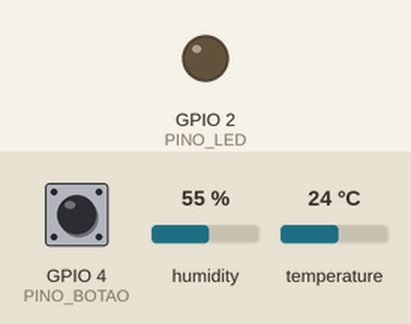
Bench run of a sketch on a simulated ESP32. Shown: output pins drawn as LEDs (lit = HIGH). The test bench sets the inputs (shaded band); at power-on: temperature 24 °C, GPIO 4 (PINO_BOTAO) HIGH, humidity 55 %. WiFi joins after 1.5 s; servers stay silent unless stated; random numbers use the default seed unless the sketch sets one; no MQTT or app messages arrive unless stated; what the sketch prints to the serial monitor is not drawn.

Above: at 3.2 s.
3.3 s: temperature set to 37 °C
10.8 s: temperature set to 38.5 °C
At 12.4 s:
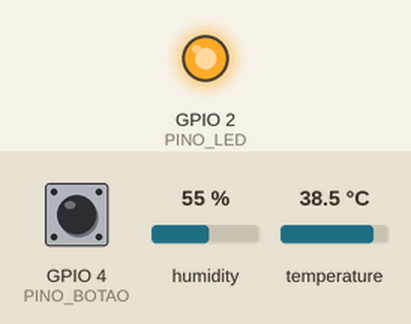
18.3 s: temperature set to 12 °C
At 22.4 s:
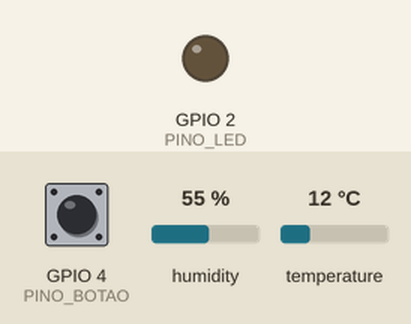
31.3 s: temperature set to 41 °C
At 32.5 s:
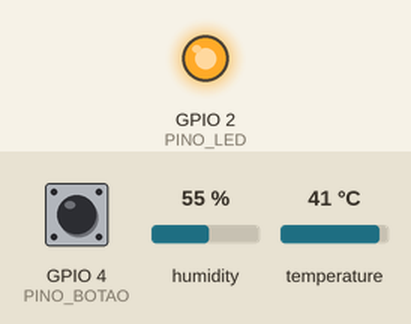
Timing chart, 0 to 34.3 s (numbered marks = the images above; inputs shaded):
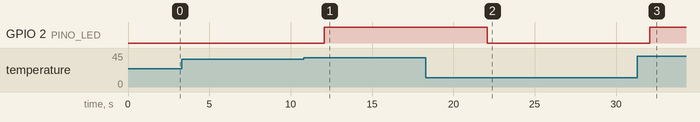

The sketch:

pulso_band.ino
```cpp
// ============================================================================
// Pulso Band - Firmware ESP32 (Fase 3 - CardioIA / Projeto Pulso)
// ============================================================================
//
// Projeto academico - Graduacao Tecnologica em Inteligencia Artificial - FIAP
// Autor: Richard Schmitz | RM 567951 | Turma 2TIAOR-2026
//
// OBJETIVO
//   Simular um dispositivo vestivel (wearable) de monitoramento cardiaco que:
//     1. Le sinais vitais de 2 sensores distintos (DHT22 obrigatorio + batimentos)
//     2. Processa e armazena os dados localmente (Edge Computing)
//     3. Garante resiliencia offline com um buffer limitado em RAM
//     4. Transmite os dados para a nuvem via MQTT quando ha conexao Wi-Fi
//     5. Dispara alertas quando valores ultrapassam limites clinicos
//
// SENSORES
//   - DHT22 (GPIO 15): temperatura (C) e umidade (%)  -> sensor obrigatorio
//   - Botao  (GPIO 4): simula batimentos cardiacos. Cada pressao = 1 batida.
//                      O firmware converte a frequencia de pressoes em bpm.
//
// NOTA SOBRE O SPIFFS
//   O enunciado explica que o SPIFFS e volatil em simuladores (Wokwi/PlatformIO)
//   e so persiste em chip real. Por isso, a resiliencia offline aqui e feita por
//   um buffer circular em RAM e o "envio para a nuvem" offline e representado
//   pelo Monitor Serial, conforme sugerido pelo proprio enunciado.
//
// BROKER MQTT
//   Broker publico do HiveMQ (broker.hivemq.com, porta 1883, sem TLS e sem
//   autenticacao). Escolhido para o ambiente academico por nao exigir conta nem
//   servidor local, sendo acessivel diretamente pelo Wokwi. A ausencia de TLS e
//   de autenticacao e uma limitacao de seguranca documentada na governanca.
// ============================================================================

#include <WiFi.h>              // Wi-Fi do ESP32 (usado pela stack de rede)
#include <WiFiClient.h>        // Conexao TCP simples com o broker (porta 1883)
#include <PubSubClient.h>      // Cliente MQTT
#include <DHT.h>               // Driver do sensor DHT22
#include <ArduinoJson.h>       // Monta o payload JSON enviado por MQTT

// ----------------------------------------------------------------------------
// 1. CONFIGURACAO DE PINOS E SENSORES
// ----------------------------------------------------------------------------
#define PINO_DHT     15        // DHT22 ligado ao GPIO 15
#define TIPO_DHT     DHT22
#define PINO_BOTAO   4         // Botao (batimentos) ligado ao GPIO 4
#define PINO_LED     2         // LED onboard: acende em caso de alerta

DHT dht(PINO_DHT, TIPO_DHT);   // Instancia o driver do DHT22

// ----------------------------------------------------------------------------
// 2. CONFIGURACAO DE REDE E MQTT
// ----------------------------------------------------------------------------
// No Wokwi, a rede "Wokwi-GUEST" (sem senha) da acesso a internet simulada.
const char* WIFI_SSID     = "Wokwi-GUEST";
const char* WIFI_PASSWORD = "";

// Broker publico do HiveMQ: nao exige conta, usuario nem senha.
const char* MQTT_HOST = "broker.hivemq.com";
const int   MQTT_PORT = 1883;       // porta TCP padrao MQTT (sem TLS)

// Topicos MQTT. O prefixo inclui o RM para evitar colisao com outros usuarios
// do broker publico, que e compartilhado por qualquer pessoa na internet.
const char* TOPICO_TELEMETRIA = "pulso/band/rm567951/telemetria"; // dados dos sensores
const char* TOPICO_ALERTA     = "pulso/band/rm567951/alerta";     // eventos de alerta

WiFiClient clienteRede;             // Socket TCP simples
PubSubClient mqtt(clienteRede);     // Cliente MQTT sobre o socket TCP

// ----------------------------------------------------------------------------
// 3. LIMITES CLINICOS DE ALERTA
// ----------------------------------------------------------------------------
// Limites justificados clinicamente (ver relatorio Parte 2):
//   - Taquicardia em repouso: FC > 100 bpm (American Heart Association)
//   - Febre: temperatura corporal > 37,8 C
// Observacao: no wearable, a temperatura do DHT22 representa a temperatura de
// pele/ambiente do dispositivo, nao a temperatura central do paciente. O limite
// e didatico para demonstrar a logica de alerta.
const float LIMITE_BPM  = 100.0;
const float LIMITE_TEMP = 37.8;

// ----------------------------------------------------------------------------
// 4. RESILIENCIA OFFLINE - BUFFER CIRCULAR EM RAM
// ----------------------------------------------------------------------------
// Estrategia alinhada ao modelo de negocio do Pulso Band (ver relatorio Parte 1):
// o dispositivo e um wearable de uso continuo. Em perda de conexao, ele precisa
// continuar coletando sem travar nem estourar a memoria.
//
// Dimensionamento (calculo real, documentado no relatorio):
//   - Cada amostra ocupa ~48 bytes na struct Leitura.
//   - Reservamos um buffer de 200 amostras = ~9,6 KB de RAM.
//   - Com 1 amostra a cada 5 s, 200 amostras cobrem ~16,6 minutos offline.
//   - O ESP32 tem ~320 KB de RAM livre; 9,6 KB e uma fracao segura.
// Quando o buffer enche, aplicamos politica FIFO: a leitura mais antiga e
// descartada para dar lugar a mais recente (dado recente tem mais valor clinico).
#define TAMANHO_BUFFER 200

struct Leitura {
  unsigned long timestamp;  // millis() no momento da coleta
  float temperatura;        // C
  float umidade;            // %
  int   bpm;                // batimentos por minuto estimados
  bool  alerta;             // true se ultrapassou algum limite
};

Leitura buffer[TAMANHO_BUFFER]; // armazenamento circular
int inicioBuffer = 0;           // indice da leitura mais antiga
int totalBuffer  = 0;           // quantidade de leituras armazenadas

// ----------------------------------------------------------------------------
// 5. SIMULACAO DE CONECTIVIDADE
// ----------------------------------------------------------------------------
// Variavel booleana que simula a disponibilidade de rede, conforme o enunciado.
// Alternamos o estado periodicamente para demonstrar o ciclo offline/online.
bool conectado = true;
unsigned long ultimaTrocaConexao = 0;
const unsigned long INTERVALO_TROCA_CONEXAO = 30000; // alterna a cada 30 s

// ----------------------------------------------------------------------------
// 6. CONTAGEM DE BATIMENTOS (BOTAO)
// ----------------------------------------------------------------------------
// Cada pressao do botao conta como 1 batida. A cada janela de coleta, convertemos
// o numero de batidas na janela para bpm (batidas por minuto).
volatile unsigned long contagemBatidas = 0;
unsigned long ultimaBatida = 0;
const unsigned long DEBOUNCE_MS = 120; // evita contagem dupla por repique

unsigned long ultimaColeta = 0;
const unsigned long INTERVALO_COLETA = 5000; // coleta a cada 5 s

// ----------------------------------------------------------------------------
// 7. INTERRUPCAO DO BOTAO
// ----------------------------------------------------------------------------
// ISR (Interrupt Service Routine): incrementa a contagem de batidas a cada
// borda de descida do botao, com debounce por software.
void IRAM_ATTR aoApertarBotao() {
  unsigned long agora = millis();
  if (agora - ultimaBatida > DEBOUNCE_MS) {
    contagemBatidas++;
    ultimaBatida = agora;
  }
}

// ----------------------------------------------------------------------------
// 8. FUNCOES DO BUFFER CIRCULAR
// ----------------------------------------------------------------------------
// Insere uma leitura no buffer. Se estiver cheio, descarta a mais antiga (FIFO).
void bufferInserir(Leitura l) {
  int pos = (inicioBuffer + totalBuffer) % TAMANHO_BUFFER;
  if (totalBuffer < TAMANHO_BUFFER) {
    buffer[pos] = l;
    totalBuffer++;
  } else {
    // Buffer cheio: sobrescreve a posicao mais antiga e avanca o inicio.
    buffer[inicioBuffer] = l;
    inicioBuffer = (inicioBuffer + 1) % TAMANHO_BUFFER;
  }
}

// Remove e retorna a leitura mais antiga do buffer.
Leitura bufferRemover() {
  Leitura l = buffer[inicioBuffer];
  inicioBuffer = (inicioBuffer + 1) % TAMANHO_BUFFER;
  totalBuffer--;
  return l;
}

// ----------------------------------------------------------------------------
// 9. CONEXAO WI-FI E MQTT
// ----------------------------------------------------------------------------
void conectarWiFi() {
  Serial.print("[WiFi] Conectando a ");
  Serial.print(WIFI_SSID);
  WiFi.begin(WIFI_SSID, WIFI_PASSWORD);
  int tentativas = 0;
  while (WiFi.status() != WL_CONNECTED && tentativas < 20) {
    delay(300);
    Serial.print(".");
    tentativas++;
  }
  if (WiFi.status() == WL_CONNECTED) {
    Serial.println(" conectado.");
    Serial.print("[WiFi] IP: ");
    Serial.println(WiFi.localIP());
  } else {
    Serial.println(" falhou (seguindo em modo offline simulado).");
  }
}

void conectarMQTT() {
  // Conexao ao broker publico do HiveMQ via TCP simples (sem TLS/autenticacao).
  mqtt.setServer(MQTT_HOST, MQTT_PORT);

  int tentativas = 0;
  while (!mqtt.connected() && tentativas < 3) {
    Serial.print("[MQTT] Conectando ao broker publico HiveMQ... ");
    // ID de cliente aleatorio evita conflito com outros clientes no broker publico.
    String idCliente = "PulsoBand-rm567951-" + String(random(0xffff), HEX);
    if (mqtt.connect(idCliente.c_str())) {
      Serial.println("conectado.");
    } else {
      Serial.print("falhou, rc=");
      Serial.print(mqtt.state());
      Serial.println(" (nova tentativa em 2 s)");
      delay(2000);
      tentativas++;
    }
  }
}

// ----------------------------------------------------------------------------
// 10. ENVIO DE UMA LEITURA PARA A NUVEM
// ----------------------------------------------------------------------------
// Monta o payload JSON e publica no topico de telemetria. Se a leitura tiver
// alerta, publica tambem no topico de alerta. Retorna true se o publish teve
// sucesso (usado pela sincronizacao para decidir se limpa o buffer).
bool enviarLeitura(Leitura l) {
  StaticJsonDocument<256> doc;
  doc["timestamp"]   = l.timestamp;
  doc["temperatura"] = l.temperatura;
  doc["umidade"]     = l.umidade;
  doc["bpm"]         = l.bpm;
  doc["alerta"]      = l.alerta;

  char payload[256];
  serializeJson(doc, payload);

  bool ok = mqtt.publish(TOPICO_TELEMETRIA, payload);

  if (l.alerta) {
    // Mensagem de alerta separada, consumida pelo Node-RED para acender o LED
    // virtual e exibir o aviso no dashboard.
    StaticJsonDocument<128> alerta;
    alerta["bpm"]         = l.bpm;
    alerta["temperatura"] = l.temperatura;
    alerta["mensagem"]    = "Valores fora dos limites clinicos";
    char payloadAlerta[128];
    serializeJson(alerta, payloadAlerta);
    mqtt.publish(TOPICO_ALERTA, payloadAlerta);
  }

  return ok;
}

// ----------------------------------------------------------------------------
// 11. SINCRONIZACAO - NUCLEO DA RESILIENCIA OFFLINE
// ----------------------------------------------------------------------------
// Quando a conexao volta, esvazia o buffer enviando as leituras acumuladas na
// ordem de coleta (FIFO) e so remove cada leitura do buffer apos envio com
// sucesso. Isso garante que nenhum dado se perca em caso de falha no meio do
// processo (equivalente a "apagar o arquivo local apos enviar").
void sincronizarBuffer() {
  if (totalBuffer == 0) return;

  Serial.print("[SYNC] Conexao restabelecida. Sincronizando ");
  Serial.print(totalBuffer);
  Serial.println(" leitura(s) acumulada(s)...");

  while (totalBuffer > 0) {
    Leitura l = buffer[inicioBuffer]; // le sem remover ainda
    if (enviarLeitura(l)) {
      bufferRemover();                // remove apenas apos envio confirmado
      Serial.println("[SYNC] Leitura sincronizada e removida do buffer local.");
    } else {
      Serial.println("[SYNC] Falha no envio. Mantendo no buffer para nova tentativa.");
      break;                          // interrompe; tenta de novo no proximo ciclo
    }
    delay(50);
  }

  if (totalBuffer == 0) {
    Serial.println("[SYNC] Buffer local vazio. Todos os dados foram sincronizados.");
  }
}

// ----------------------------------------------------------------------------
// 12. COLETA DE UMA AMOSTRA DOS SENSORES
// ----------------------------------------------------------------------------
Leitura coletarLeitura() {
  Leitura l;
  l.timestamp = millis();

  // --- DHT22: temperatura e umidade ---
  float t = dht.readTemperature();
  float h = dht.readHumidity();
  // Se a leitura falhar (NaN), reaproveita valores plausiveis para nao travar.
  l.temperatura = isnan(t) ? 36.5 : t;
  l.umidade     = isnan(h) ? 50.0 : h;

  // --- Botao: converte batidas da janela em bpm ---
  // bpm = batidas na janela * (60000 ms / duracao da janela em ms)
  unsigned long batidas = contagemBatidas;
  contagemBatidas = 0; // zera o contador para a proxima janela
  l.bpm = (int)(batidas * (60000.0 / INTERVALO_COLETA));

  // --- Regra de alerta clinico ---
  l.alerta = (l.bpm > LIMITE_BPM) || (l.temperatura > LIMITE_TEMP);

  return l;
}

// ----------------------------------------------------------------------------
// 13. SETUP
// ----------------------------------------------------------------------------
void setup() {
  Serial.begin(115200);
  delay(500);
  Serial.println();
  Serial.println("====================================================");
  Serial.println("  Pulso Band - Monitoramento Cardiaco Continuo (IoT)");
  Serial.println("  Fase 3 - CardioIA / Projeto Pulso");
  Serial.println("====================================================");

  dht.begin();
  pinMode(PINO_LED, OUTPUT);
  pinMode(PINO_BOTAO, INPUT_PULLUP);
  // Interrupcao na borda de descida (botao com pull-up: pressionar = nivel baixo)
  attachInterrupt(digitalPinToInterrupt(PINO_BOTAO), aoApertarBotao, FALLING);

  conectarWiFi();
  conectarMQTT();

  ultimaTrocaConexao = millis();
  ultimaColeta = millis();
}

// ----------------------------------------------------------------------------
// 14. LOOP PRINCIPAL
// ----------------------------------------------------------------------------
void loop() {
  unsigned long agora = millis();

  // Mantem a conexao MQTT viva.
  if (mqtt.connected()) mqtt.loop();

  // --- Simula troca de estado da conexao a cada 30 s ---
  if (agora - ultimaTrocaConexao >= INTERVALO_TROCA_CONEXAO) {
    conectado = !conectado;
    ultimaTrocaConexao = agora;
    Serial.println();
    Serial.print(">>> Mudanca de conectividade: agora ");
    Serial.println(conectado ? "ONLINE" : "OFFLINE");
    // Ao voltar a ficar online, sincroniza imediatamente o que ficou no buffer.
    if (conectado) {
      if (!mqtt.connected()) conectarMQTT();
      sincronizarBuffer();
    }
  }

  // --- Coleta periodica dos sensores ---
  if (agora - ultimaColeta >= INTERVALO_COLETA) {
    ultimaColeta = agora;
    Leitura l = coletarLeitura();

    // LED fisico acende localmente quando ha alerta (feedback no proprio device).
    digitalWrite(PINO_LED, l.alerta ? HIGH : LOW);

    // Log legivel no Monitor Serial (serve tambem como "nuvem offline").
    Serial.println("----------------------------------------------------");
    Serial.print("[COLETA] t=");   Serial.print(l.temperatura, 1); Serial.print(" C  ");
    Serial.print("umid=");         Serial.print(l.umidade, 0);     Serial.print(" %  ");
    Serial.print("bpm=");          Serial.print(l.bpm);
    Serial.print("  alerta=");     Serial.println(l.alerta ? "SIM" : "nao");

    if (conectado) {
      // Online: garante MQTT ativo, sincroniza pendencias e envia a leitura atual.
      if (!mqtt.connected()) conectarMQTT();
      sincronizarBuffer();
      if (enviarLeitura(l)) {
        Serial.println("[CLOUD] Leitura publicada via MQTT no HiveMQ.");
      } else {
        Serial.println("[CLOUD] Falha no publish. Armazenando no buffer local.");
        bufferInserir(l);
      }
    } else {
      // Offline: armazena localmente (Edge). O Monitor Serial evidencia o acumulo.
      bufferInserir(l);
      Serial.print("[EDGE] Offline. Leitura armazenada no buffer local (");
      Serial.print(totalBuffer);
      Serial.print("/");
      Serial.print(TAMANHO_BUFFER);
      Serial.println(" amostras).");
    }
  }
}
```

Measured:
- the behaviour switches between 37.8 and 37.9 °C on temperature (found by bisection; images 0 and 1)
- after the input at 3.3 s, every drawn part: stays the same
- after the input at 10.8 s, GPIO 2 (PINO_LED): LOW → HIGH after 1.3 s
- after the input at 18.3 s, GPIO 2 (PINO_LED): HIGH → LOW after 3.8 s
- after the input at 31.3 s, GPIO 2 (PINO_LED): LOW → HIGH after 0.78 s
